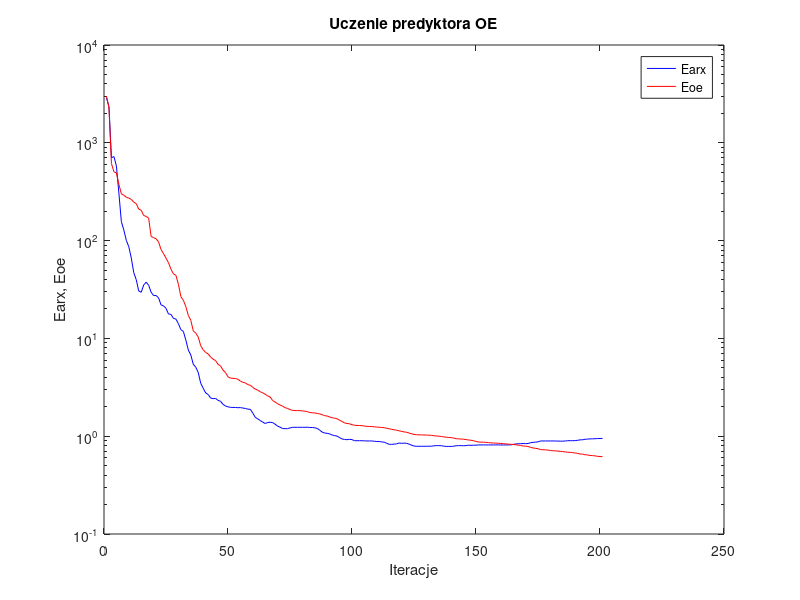
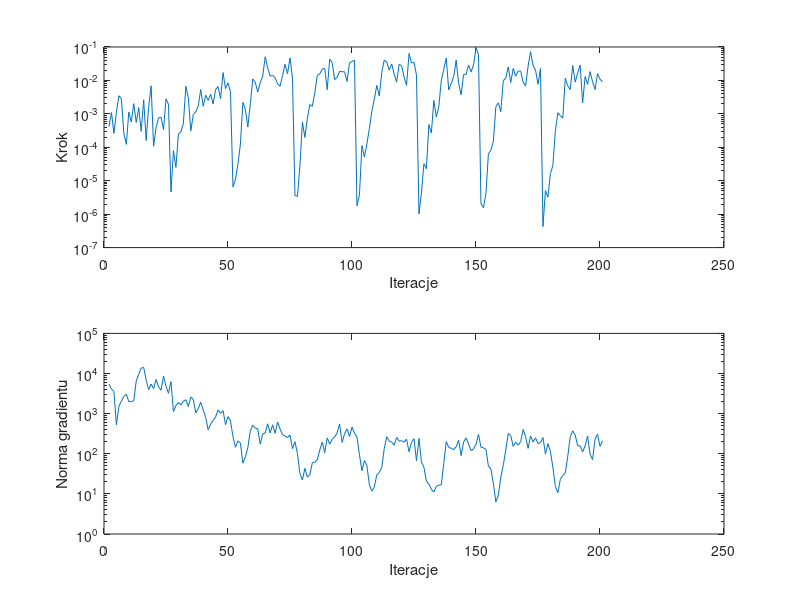

MATLAB code for these plots, in order:
%uczenie predyktora oe
clear all;
n=0; farx(n+1)=2.887848e+003; foe(n+1)=2.995980e+003; wspucz(n+1)=0.000000e+000; ng(n+1)=0.000000e+000;
%odnowa zmiennej metryki
n=1; farx(n+1)=2.343378e+003; foe(n+1)=2.282496e+003; krok(n+1)=4.209206e-004; ng(n+1)=5.415639e+003;
n=2; farx(n+1)=7.043681e+002; foe(n+1)=6.142843e+002; krok(n+1)=1.100811e-003; ng(n+1)=4.084503e+003;
n=3; farx(n+1)=7.231550e+002; foe(n+1)=5.056279e+002; krok(n+1)=2.613377e-004; ng(n+1)=3.601544e+003;
n=4; farx(n+1)=5.804310e+002; foe(n+1)=4.918302e+002; krok(n+1)=1.104943e-003; ng(n+1)=5.277969e+002;
n=5; farx(n+1)=3.057241e+002; foe(n+1)=3.767419e+002; krok(n+1)=3.478135e-003; ng(n+1)=1.513388e+003;
n=6; farx(n+1)=1.559609e+002; foe(n+1)=3.009346e+002; krok(n+1)=2.827577e-003; ng(n+1)=2.051037e+003;
n=7; farx(n+1)=1.283173e+002; foe(n+1)=2.911471e+002; krok(n+1)=2.613377e-004; ng(n+1)=2.682405e+003;
n=8; farx(n+1)=1.004061e+002; foe(n+1)=2.775527e+002; krok(n+1)=1.224225e-004; ng(n+1)=3.063689e+003;
n=9; farx(n+1)=8.656246e+001; foe(n+1)=2.717603e+002; krok(n+1)=1.141051e-003; ng(n+1)=1.987259e+003;
n=10; farx(n+1)=6.635113e+001; foe(n+1)=2.640814e+002; krok(n+1)=5.718892e-004; ng(n+1)=1.991532e+003;
n=11; farx(n+1)=4.707999e+001; foe(n+1)=2.471652e+002; krok(n+1)=2.021294e-003; ng(n+1)=2.103559e+003;
n=12; farx(n+1)=3.988067e+001; foe(n+1)=2.389449e+002; krok(n+1)=5.562136e-004; ng(n+1)=6.563648e+003;
n=13; farx(n+1)=3.053995e+001; foe(n+1)=2.101888e+002; krok(n+1)=1.532691e-003; ng(n+1)=9.612186e+003;
n=14; farx(n+1)=2.964655e+001; foe(n+1)=2.045341e+002; krok(n+1)=3.005716e-004; ng(n+1)=1.358261e+004;
n=15; farx(n+1)=3.516494e+001; foe(n+1)=1.806270e+002; krok(n+1)=2.634602e-003; ng(n+1)=1.420083e+004;
n=16; farx(n+1)=3.756651e+001; foe(n+1)=1.768488e+002; krok(n+1)=1.605453e-004; ng(n+1)=6.852169e+003;
n=17; farx(n+1)=3.499293e+001; foe(n+1)=1.696476e+002; krok(n+1)=1.635770e-003; ng(n+1)=3.971482e+003;
n=18; farx(n+1)=2.967790e+001; foe(n+1)=1.104152e+002; krok(n+1)=6.893113e-003; ng(n+1)=5.450677e+003;
n=19; farx(n+1)=2.740804e+001; foe(n+1)=1.072590e+002; krok(n+1)=1.075741e-004; ng(n+1)=4.188945e+003;
n=20; farx(n+1)=2.746875e+001; foe(n+1)=1.043530e+002; krok(n+1)=3.870864e-004; ng(n+1)=7.124407e+003;
n=21; farx(n+1)=2.597341e+001; foe(n+1)=9.697530e+001; krok(n+1)=7.624904e-004; ng(n+1)=4.653733e+003;
n=22; farx(n+1)=2.201514e+001; foe(n+1)=8.107444e+001; krok(n+1)=7.867177e-004; ng(n+1)=3.837126e+003;
n=23; farx(n+1)=2.150922e+001; foe(n+1)=7.358855e+001; krok(n+1)=3.383827e-004; ng(n+1)=8.659674e+003;
n=24; farx(n+1)=2.031046e+001; foe(n+1)=6.621227e+001; krok(n+1)=2.827577e-003; ng(n+1)=4.803995e+003;
n=25; farx(n+1)=1.777810e+001; foe(n+1)=5.945347e+001; krok(n+1)=1.925691e-003; ng(n+1)=3.213845e+003;
%odnowa zmiennej metryki
n=26; farx(n+1)=1.759465e+001; foe(n+1)=5.097305e+001; krok(n+1)=4.608984e-006; ng(n+1)=6.298604e+003;
n=27; farx(n+1)=1.601720e+001; foe(n+1)=4.571445e+001; krok(n+1)=7.999634e-005; ng(n+1)=1.126251e+003;
n=28; farx(n+1)=1.575740e+001; foe(n+1)=4.412756e+001; krok(n+1)=2.503699e-005; ng(n+1)=1.595401e+003;
n=29; farx(n+1)=1.414769e+001; foe(n+1)=3.576946e+001; krok(n+1)=2.493753e-004; ng(n+1)=1.888304e+003;
n=30; farx(n+1)=1.228226e+001; foe(n+1)=2.676190e+001; krok(n+1)=2.881152e-004; ng(n+1)=1.654970e+003;
n=31; farx(n+1)=1.178595e+001; foe(n+1)=2.454840e+001; krok(n+1)=5.148205e-004; ng(n+1)=2.036867e+003;
n=32; farx(n+1)=9.602374e+000; foe(n+1)=2.115367e+001; krok(n+1)=6.681129e-003; ng(n+1)=2.225096e+003;
n=33; farx(n+1)=7.604032e+000; foe(n+1)=1.717571e+001; krok(n+1)=3.050294e-003; ng(n+1)=1.508481e+003;
n=34; farx(n+1)=6.770805e+000; foe(n+1)=1.532023e+001; krok(n+1)=3.106177e-004; ng(n+1)=2.595437e+003;
n=35; farx(n+1)=5.439465e+000; foe(n+1)=1.192419e+001; krok(n+1)=9.628457e-004; ng(n+1)=2.260843e+003;
n=36; farx(n+1)=5.078346e+000; foe(n+1)=1.133658e+001; krok(n+1)=1.143304e-003; ng(n+1)=1.044409e+003;
n=37; farx(n+1)=4.481409e+000; foe(n+1)=1.032269e+001; krok(n+1)=1.721118e-003; ng(n+1)=1.328585e+003;
n=38; farx(n+1)=3.475237e+000; foe(n+1)=8.419216e+000; krok(n+1)=5.346341e-003; ng(n+1)=1.915227e+003;
n=39; farx(n+1)=3.096287e+000; foe(n+1)=7.646061e+000; krok(n+1)=1.682049e-003; ng(n+1)=1.241386e+003;
n=40; farx(n+1)=2.770395e+000; foe(n+1)=7.175181e+000; krok(n+1)=3.621201e-003; ng(n+1)=8.064104e+002;
n=41; farx(n+1)=2.670578e+000; foe(n+1)=6.949016e+000; krok(n+1)=2.530456e-003; ng(n+1)=3.961532e+002;
n=42; farx(n+1)=2.454961e+000; foe(n+1)=6.443664e+000; krok(n+1)=3.868579e-003; ng(n+1)=5.464348e+002;
n=43; farx(n+1)=2.419841e+000; foe(n+1)=6.130835e+000; krok(n+1)=1.965086e-003; ng(n+1)=6.768514e+002;
n=44; farx(n+1)=2.433690e+000; foe(n+1)=5.918458e+000; krok(n+1)=5.346341e-003; ng(n+1)=8.334645e+002;
n=45; farx(n+1)=2.324036e+000; foe(n+1)=5.430158e+000; krok(n+1)=6.543079e-003; ng(n+1)=1.242996e+003;
n=46; farx(n+1)=2.274851e+000; foe(n+1)=5.232026e+000; krok(n+1)=2.840497e-003; ng(n+1)=1.016109e+003;
n=47; farx(n+1)=2.114990e+000; foe(n+1)=4.739457e+000; krok(n+1)=1.716139e-002; ng(n+1)=1.184925e+003;
n=48; farx(n+1)=2.034748e+000; foe(n+1)=4.468860e+000; krok(n+1)=5.711090e-003; ng(n+1)=5.337503e+002;
n=49; farx(n+1)=1.997833e+000; foe(n+1)=4.042218e+000; krok(n+1)=8.375056e-003; ng(n+1)=8.439920e+002;
n=50; farx(n+1)=1.971195e+000; foe(n+1)=3.925265e+000; krok(n+1)=4.597934e-003; ng(n+1)=6.602574e+002;
%odnowa zmiennej metryki
n=51; farx(n+1)=1.969100e+000; foe(n+1)=3.903836e+000; krok(n+1)=6.541135e-006; ng(n+1)=2.682490e+002;
n=52; farx(n+1)=1.967681e+000; foe(n+1)=3.890243e+000; krok(n+1)=1.104492e-005; ng(n+1)=1.453724e+002;
n=53; farx(n+1)=1.954686e+000; foe(n+1)=3.818741e+000; krok(n+1)=3.126926e-005; ng(n+1)=2.086689e+002;
n=54; farx(n+1)=1.962197e+000; foe(n+1)=3.662047e+000; krok(n+1)=1.239341e-004; ng(n+1)=1.857196e+002;
n=55; farx(n+1)=1.939952e+000; foe(n+1)=3.555315e+000; krok(n+1)=2.218843e-003; ng(n+1)=5.796847e+001;
n=56; farx(n+1)=1.921806e+000; foe(n+1)=3.506306e+000; krok(n+1)=1.350179e-003; ng(n+1)=8.381191e+001;
n=57; farx(n+1)=1.890724e+000; foe(n+1)=3.370352e+000; krok(n+1)=4.047370e-004; ng(n+1)=1.429322e+002;
n=58; farx(n+1)=1.883885e+000; foe(n+1)=3.316812e+000; krok(n+1)=2.018307e-003; ng(n+1)=3.725308e+002;
n=59; farx(n+1)=1.721382e+000; foe(n+1)=3.162621e+000; krok(n+1)=1.109636e-002; ng(n+1)=5.158728e+002;
n=60; farx(n+1)=1.560190e+000; foe(n+1)=3.028335e+000; krok(n+1)=8.744518e-003; ng(n+1)=4.319764e+002;
n=61; farx(n+1)=1.504616e+000; foe(n+1)=2.959315e+000; krok(n+1)=4.494346e-003; ng(n+1)=4.192174e+002;
n=62; farx(n+1)=1.445903e+000; foe(n+1)=2.846082e+000; krok(n+1)=8.625805e-003; ng(n+1)=1.736325e+002;
n=63; farx(n+1)=1.394698e+000; foe(n+1)=2.778226e+000; krok(n+1)=1.343762e-002; ng(n+1)=3.132912e+002;
n=64; farx(n+1)=1.348080e+000; foe(n+1)=2.687577e+000; krok(n+1)=5.099752e-002; ng(n+1)=3.298144e+002;
n=65; farx(n+1)=1.382216e+000; foe(n+1)=2.585175e+000; krok(n+1)=2.356822e-002; ng(n+1)=5.580742e+002;
n=66; farx(n+1)=1.388847e+000; foe(n+1)=2.511707e+000; krok(n+1)=1.343762e-002; ng(n+1)=3.294571e+002;
n=67; farx(n+1)=1.378539e+000; foe(n+1)=2.316064e+000; krok(n+1)=1.417782e-002; ng(n+1)=5.277208e+002;
n=68; farx(n+1)=1.325576e+000; foe(n+1)=2.235528e+000; krok(n+1)=1.193441e-002; ng(n+1)=3.232360e+002;
n=69; farx(n+1)=1.267089e+000; foe(n+1)=2.147118e+000; krok(n+1)=7.860345e-003; ng(n+1)=6.173685e+002;
n=70; farx(n+1)=1.237754e+000; foe(n+1)=2.083326e+000; krok(n+1)=6.699412e-003; ng(n+1)=4.125068e+002;
n=71; farx(n+1)=1.197330e+000; foe(n+1)=2.029914e+000; krok(n+1)=1.421020e-002; ng(n+1)=2.984962e+002;
n=72; farx(n+1)=1.194795e+000; foe(n+1)=1.959910e+000; krok(n+1)=3.039725e-002; ng(n+1)=2.750931e+002;
n=73; farx(n+1)=1.194009e+000; foe(n+1)=1.921662e+000; krok(n+1)=1.576669e-002; ng(n+1)=2.524641e+002;
n=74; farx(n+1)=1.215155e+000; foe(n+1)=1.874191e+000; krok(n+1)=4.710295e-002; ng(n+1)=2.945207e+002;
n=75; farx(n+1)=1.232575e+000; foe(n+1)=1.836733e+000; krok(n+1)=1.175824e-002; ng(n+1)=1.341060e+002;
%odnowa zmiennej metryki
n=76; farx(n+1)=1.232853e+000; foe(n+1)=1.828020e+000; krok(n+1)=3.597379e-006; ng(n+1)=1.997163e+002;
n=77; farx(n+1)=1.233398e+000; foe(n+1)=1.826228e+000; krok(n+1)=3.394755e-006; ng(n+1)=1.016541e+002;
n=78; farx(n+1)=1.233790e+000; foe(n+1)=1.824969e+000; krok(n+1)=2.829063e-005; ng(n+1)=3.237440e+001;
n=79; farx(n+1)=1.233278e+000; foe(n+1)=1.815485e+000; krok(n+1)=5.775566e-004; ng(n+1)=2.221979e+001;
n=80; farx(n+1)=1.232840e+000; foe(n+1)=1.803354e+000; krok(n+1)=1.974847e-004; ng(n+1)=4.333427e+001;
n=81; farx(n+1)=1.235860e+000; foe(n+1)=1.782725e+000; krok(n+1)=7.286945e-004; ng(n+1)=2.615930e+001;
n=82; farx(n+1)=1.226430e+000; foe(n+1)=1.746499e+000; krok(n+1)=1.899561e-003; ng(n+1)=2.991213e+001;
n=83; farx(n+1)=1.228346e+000; foe(n+1)=1.736016e+000; krok(n+1)=1.689356e-003; ng(n+1)=5.989872e+001;
n=84; farx(n+1)=1.219861e+000; foe(n+1)=1.726954e+000; krok(n+1)=4.201093e-003; ng(n+1)=6.157213e+001;
n=85; farx(n+1)=1.200500e+000; foe(n+1)=1.709732e+000; krok(n+1)=1.417782e-002; ng(n+1)=7.026929e+001;
n=86; farx(n+1)=1.151184e+000; foe(n+1)=1.690271e+000; krok(n+1)=1.576669e-002; ng(n+1)=1.237516e+002;
n=87; farx(n+1)=1.100701e+000; foe(n+1)=1.657313e+000; krok(n+1)=2.173419e-002; ng(n+1)=1.950917e+002;
n=88; farx(n+1)=1.077330e+000; foe(n+1)=1.621202e+000; krok(n+1)=2.284436e-002; ng(n+1)=1.058973e+002;
n=89; farx(n+1)=1.070225e+000; foe(n+1)=1.609061e+000; krok(n+1)=5.282995e-003; ng(n+1)=2.483636e+002;
n=90; farx(n+1)=1.055312e+000; foe(n+1)=1.569846e+000; krok(n+1)=4.321748e-002; ng(n+1)=1.735995e+002;
n=91; farx(n+1)=1.027170e+000; foe(n+1)=1.542472e+000; krok(n+1)=3.432277e-002; ng(n+1)=2.304624e+002;
n=92; farx(n+1)=1.014565e+000; foe(n+1)=1.530640e+000; krok(n+1)=1.064021e-002; ng(n+1)=2.593481e+002;
n=93; farx(n+1)=1.001159e+000; foe(n+1)=1.506020e+000; krok(n+1)=1.223774e-002; ng(n+1)=3.331517e+002;
n=94; farx(n+1)=9.675653e-001; foe(n+1)=1.455185e+000; krok(n+1)=1.877194e-002; ng(n+1)=5.534108e+002;
n=95; farx(n+1)=9.384395e-001; foe(n+1)=1.416330e+000; krok(n+1)=1.815661e-002; ng(n+1)=1.916092e+002;
n=96; farx(n+1)=9.257532e-001; foe(n+1)=1.365241e+000; krok(n+1)=1.815661e-002; ng(n+1)=3.153791e+002;
n=97; farx(n+1)=9.209544e-001; foe(n+1)=1.350289e+000; krok(n+1)=9.317009e-003; ng(n+1)=4.174200e+002;
n=98; farx(n+1)=9.301698e-001; foe(n+1)=1.338683e+000; krok(n+1)=3.370660e-002; ng(n+1)=2.694986e+002;
n=99; farx(n+1)=9.232662e-001; foe(n+1)=1.312755e+000; krok(n+1)=3.670029e-002; ng(n+1)=4.634592e+002;
n=100; farx(n+1)=8.993825e-001; foe(n+1)=1.293435e+000; krok(n+1)=4.028924e-002; ng(n+1)=3.244537e+002;
%odnowa zmiennej metryki
n=101; farx(n+1)=8.995004e-001; foe(n+1)=1.287843e+000; krok(n+1)=1.779653e-006; ng(n+1)=2.606184e+002;
n=102; farx(n+1)=8.996435e-001; foe(n+1)=1.286314e+000; krok(n+1)=3.790686e-006; ng(n+1)=9.535132e+001;
n=103; farx(n+1)=8.992964e-001; foe(n+1)=1.281046e+000; krok(n+1)=1.119530e-004; ng(n+1)=3.782960e+001;
n=104; farx(n+1)=8.967199e-001; foe(n+1)=1.271678e+000; krok(n+1)=5.162212e-005; ng(n+1)=6.794194e+001;
n=105; farx(n+1)=8.941569e-001; foe(n+1)=1.260198e+000; krok(n+1)=1.264415e-004; ng(n+1)=5.143676e+001;
n=106; farx(n+1)=8.942023e-001; foe(n+1)=1.258478e+000; krok(n+1)=3.624433e-004; ng(n+1)=1.681780e+001;
n=107; farx(n+1)=8.936722e-001; foe(n+1)=1.255179e+000; krok(n+1)=1.194415e-003; ng(n+1)=1.178671e+001;
n=108; farx(n+1)=8.884986e-001; foe(n+1)=1.246854e+000; krok(n+1)=2.774090e-003; ng(n+1)=1.481943e+001;
n=109; farx(n+1)=8.833409e-001; foe(n+1)=1.240427e+000; krok(n+1)=7.119007e-003; ng(n+1)=2.992142e+001;
n=110; farx(n+1)=8.819767e-001; foe(n+1)=1.234120e+000; krok(n+1)=3.401267e-003; ng(n+1)=3.412832e+001;
n=111; farx(n+1)=8.742662e-001; foe(n+1)=1.228062e+000; krok(n+1)=1.750226e-002; ng(n+1)=4.580112e+001;
n=112; farx(n+1)=8.684224e-001; foe(n+1)=1.221134e+000; krok(n+1)=4.050274e-002; ng(n+1)=1.338603e+002;
n=113; farx(n+1)=8.458771e-001; foe(n+1)=1.204918e+000; krok(n+1)=3.542231e-002; ng(n+1)=2.659396e+002;
n=114; farx(n+1)=8.263623e-001; foe(n+1)=1.190580e+000; krok(n+1)=2.034902e-002; ng(n+1)=2.060682e+002;
n=115; farx(n+1)=8.249064e-001; foe(n+1)=1.174028e+000; krok(n+1)=3.104538e-002; ng(n+1)=1.963964e+002;
n=116; farx(n+1)=8.305148e-001; foe(n+1)=1.163559e+000; krok(n+1)=1.551534e-002; ng(n+1)=1.635946e+002;
n=117; farx(n+1)=8.354330e-001; foe(n+1)=1.150840e+000; krok(n+1)=8.928204e-003; ng(n+1)=2.548280e+002;
n=118; farx(n+1)=8.524101e-001; foe(n+1)=1.135513e+000; krok(n+1)=3.022871e-002; ng(n+1)=2.082709e+002;
n=119; farx(n+1)=8.453136e-001; foe(n+1)=1.120516e+000; krok(n+1)=2.780492e-002; ng(n+1)=2.112246e+002;
n=120; farx(n+1)=8.495810e-001; foe(n+1)=1.107052e+000; krok(n+1)=1.254246e-002; ng(n+1)=1.951467e+002;
n=121; farx(n+1)=8.468543e-001; foe(n+1)=1.097538e+000; krok(n+1)=7.088910e-003; ng(n+1)=2.310168e+002;
n=122; farx(n+1)=8.302595e-001; foe(n+1)=1.078043e+000; krok(n+1)=6.385486e-002; ng(n+1)=1.122898e+002;
n=123; farx(n+1)=8.098234e-001; foe(n+1)=1.057872e+000; krok(n+1)=3.320390e-002; ng(n+1)=1.942460e+002;
n=124; farx(n+1)=7.935291e-001; foe(n+1)=1.042817e+000; krok(n+1)=3.497807e-002; ng(n+1)=2.363187e+002;
n=125; farx(n+1)=7.888560e-001; foe(n+1)=1.034846e+000; krok(n+1)=1.438335e-002; ng(n+1)=6.683990e+001;
%odnowa zmiennej metryki
n=126; farx(n+1)=7.888767e-001; foe(n+1)=1.032158e+000; krok(n+1)=1.018899e-006; ng(n+1)=2.404461e+002;
n=127; farx(n+1)=7.889547e-001; foe(n+1)=1.031413e+000; krok(n+1)=4.305121e-006; ng(n+1)=6.233936e+001;
n=128; farx(n+1)=7.891146e-001; foe(n+1)=1.028967e+000; krok(n+1)=3.223481e-005; ng(n+1)=4.602044e+001;
n=129; farx(n+1)=7.890440e-001; foe(n+1)=1.028564e+000; krok(n+1)=2.286087e-005; ng(n+1)=2.084763e+001;
n=130; farx(n+1)=7.899596e-001; foe(n+1)=1.023157e+000; krok(n+1)=4.770094e-004; ng(n+1)=1.754647e+001;
n=131; farx(n+1)=7.903786e-001; foe(n+1)=1.021191e+000; krok(n+1)=2.665380e-004; ng(n+1)=1.296574e+001;
n=132; farx(n+1)=7.976737e-001; foe(n+1)=1.011393e+000; krok(n+1)=2.519327e-003; ng(n+1)=1.107092e+001;
n=133; farx(n+1)=8.011382e-001; foe(n+1)=1.004453e+000; krok(n+1)=8.094739e-004; ng(n+1)=1.542618e+001;
n=134; farx(n+1)=8.007329e-001; foe(n+1)=1.001667e+000; krok(n+1)=1.624224e-003; ng(n+1)=1.644953e+001;
n=135; farx(n+1)=7.997714e-001; foe(n+1)=9.926169e-001; krok(n+1)=9.852969e-003; ng(n+1)=1.699665e+001;
n=136; farx(n+1)=7.917402e-001; foe(n+1)=9.854653e-001; krok(n+1)=2.128042e-002; ng(n+1)=5.736868e+001;
n=137; farx(n+1)=7.861918e-001; foe(n+1)=9.761329e-001; krok(n+1)=4.663645e-002; ng(n+1)=2.015099e+002;
n=138; farx(n+1)=7.855749e-001; foe(n+1)=9.703679e-001; krok(n+1)=5.186798e-003; ng(n+1)=1.446817e+002;
n=139; farx(n+1)=7.866017e-001; foe(n+1)=9.672980e-001; krok(n+1)=8.004930e-003; ng(n+1)=1.374004e+002;
n=140; farx(n+1)=7.898078e-001; foe(n+1)=9.571014e-001; krok(n+1)=1.299379e-002; ng(n+1)=1.268821e+002;
n=141; farx(n+1)=8.003226e-001; foe(n+1)=9.427415e-001; krok(n+1)=4.050274e-002; ng(n+1)=1.491710e+002;
n=142; farx(n+1)=8.004365e-001; foe(n+1)=9.385699e-001; krok(n+1)=8.202462e-003; ng(n+1)=2.173917e+002;
n=143; farx(n+1)=8.010695e-001; foe(n+1)=9.356832e-001; krok(n+1)=3.722051e-003; ng(n+1)=9.009089e+001;
n=144; farx(n+1)=7.982737e-001; foe(n+1)=9.314585e-001; krok(n+1)=1.500600e-002; ng(n+1)=1.969029e+002;
n=145; farx(n+1)=8.023394e-001; foe(n+1)=9.231722e-001; krok(n+1)=1.526430e-002; ng(n+1)=2.488925e+002;
n=146; farx(n+1)=8.095837e-001; foe(n+1)=9.150938e-001; krok(n+1)=2.896961e-002; ng(n+1)=1.748602e+002;
n=147; farx(n+1)=8.066741e-001; foe(n+1)=9.091547e-001; krok(n+1)=1.799391e-002; ng(n+1)=1.202315e+002;
n=148; farx(n+1)=8.092773e-001; foe(n+1)=8.985588e-001; krok(n+1)=2.900728e-002; ng(n+1)=1.321773e+002;
n=149; farx(n+1)=8.093690e-001; foe(n+1)=8.844870e-001; krok(n+1)=9.363811e-002; ng(n+1)=1.721975e+002;
n=150; farx(n+1)=8.145232e-001; foe(n+1)=8.719395e-001; krok(n+1)=5.983917e-002; ng(n+1)=3.054783e+002;
%odnowa zmiennej metryki
n=151; farx(n+1)=8.144499e-001; foe(n+1)=8.701069e-001; krok(n+1)=2.057287e-006; ng(n+1)=1.455650e+002;
n=152; farx(n+1)=8.143949e-001; foe(n+1)=8.685972e-001; krok(n+1)=1.566513e-006; ng(n+1)=1.409301e+002;
n=153; farx(n+1)=8.141871e-001; foe(n+1)=8.661754e-001; krok(n+1)=4.064623e-006; ng(n+1)=1.298030e+002;
n=154; farx(n+1)=8.143083e-001; foe(n+1)=8.601196e-001; krok(n+1)=6.435256e-005; ng(n+1)=4.925127e+001;
n=155; farx(n+1)=8.142658e-001; foe(n+1)=8.542739e-001; krok(n+1)=8.147699e-005; ng(n+1)=4.204621e+001;
n=156; farx(n+1)=8.141258e-001; foe(n+1)=8.521203e-001; krok(n+1)=1.523242e-004; ng(n+1)=1.818599e+001;
n=157; farx(n+1)=8.149546e-001; foe(n+1)=8.499084e-001; krok(n+1)=1.621288e-003; ng(n+1)=6.288039e+000;
n=158; farx(n+1)=8.146448e-001; foe(n+1)=8.459653e-001; krok(n+1)=2.129131e-003; ng(n+1)=9.205393e+000;
n=159; farx(n+1)=8.136677e-001; foe(n+1)=8.432739e-001; krok(n+1)=1.157298e-003; ng(n+1)=2.628924e+001;
n=160; farx(n+1)=8.130159e-001; foe(n+1)=8.397785e-001; krok(n+1)=9.859841e-003; ng(n+1)=5.160410e+001;
n=161; farx(n+1)=8.135147e-001; foe(n+1)=8.344793e-001; krok(n+1)=1.159819e-002; ng(n+1)=1.240307e+002;
n=162; farx(n+1)=8.146769e-001; foe(n+1)=8.295649e-001; krok(n+1)=2.539936e-002; ng(n+1)=3.193117e+002;
n=163; farx(n+1)=8.155911e-001; foe(n+1)=8.264614e-001; krok(n+1)=8.625805e-003; ng(n+1)=2.856080e+002;
n=164; farx(n+1)=8.241151e-001; foe(n+1)=8.234518e-001; krok(n+1)=2.272818e-002; ng(n+1)=1.533343e+002;
n=165; farx(n+1)=8.344073e-001; foe(n+1)=8.168011e-001; krok(n+1)=1.339882e-002; ng(n+1)=1.946008e+002;
n=166; farx(n+1)=8.370191e-001; foe(n+1)=8.100415e-001; krok(n+1)=1.904592e-002; ng(n+1)=1.646704e+002;
n=167; farx(n+1)=8.388282e-001; foe(n+1)=8.049165e-001; krok(n+1)=1.906683e-002; ng(n+1)=2.007727e+002;
n=168; farx(n+1)=8.420024e-001; foe(n+1)=7.946624e-001; krok(n+1)=8.996953e-003; ng(n+1)=4.019611e+002;
n=169; farx(n+1)=8.394080e-001; foe(n+1)=7.910851e-001; krok(n+1)=6.800237e-003; ng(n+1)=2.667465e+002;
n=170; farx(n+1)=8.420506e-001; foe(n+1)=7.860247e-001; krok(n+1)=2.667694e-002; ng(n+1)=1.362405e+002;
n=171; farx(n+1)=8.579897e-001; foe(n+1)=7.688292e-001; krok(n+1)=7.224063e-002; ng(n+1)=2.794672e+002;
n=172; farx(n+1)=8.648501e-001; foe(n+1)=7.588288e-001; krok(n+1)=2.779047e-002; ng(n+1)=1.974025e+002;
n=173; farx(n+1)=8.698945e-001; foe(n+1)=7.509745e-001; krok(n+1)=2.034902e-002; ng(n+1)=2.495678e+002;
n=174; farx(n+1)=8.747572e-001; foe(n+1)=7.454493e-001; krok(n+1)=7.626318e-003; ng(n+1)=1.803673e+002;
n=175; farx(n+1)=8.942561e-001; foe(n+1)=7.289760e-001; krok(n+1)=2.272397e-002; ng(n+1)=1.892951e+002;
%odnowa zmiennej metryki
n=176; farx(n+1)=8.942221e-001; foe(n+1)=7.277726e-001; krok(n+1)=4.254821e-007; ng(n+1)=2.537449e+002;
n=177; farx(n+1)=8.941451e-001; foe(n+1)=7.257773e-001; krok(n+1)=5.085796e-006; ng(n+1)=9.780832e+001;
n=178; farx(n+1)=8.939741e-001; foe(n+1)=7.211664e-001; krok(n+1)=3.222710e-006; ng(n+1)=1.785091e+002;
n=179; farx(n+1)=8.940388e-001; foe(n+1)=7.130089e-001; krok(n+1)=1.654943e-005; ng(n+1)=1.164456e+002;
n=180; farx(n+1)=8.939804e-001; foe(n+1)=7.104983e-001; krok(n+1)=2.832743e-005; ng(n+1)=4.559280e+001;
n=181; farx(n+1)=8.934900e-001; foe(n+1)=7.084575e-001; krok(n+1)=3.125285e-004; ng(n+1)=1.529760e+001;
n=182; farx(n+1)=8.918095e-001; foe(n+1)=7.044563e-001; krok(n+1)=1.078226e-003; ng(n+1)=1.065305e+001;
n=183; farx(n+1)=8.898734e-001; foe(n+1)=6.988768e-001; krok(n+1)=8.861138e-004; ng(n+1)=2.308593e+001;
n=184; farx(n+1)=8.897829e-001; foe(n+1)=6.961077e-001; krok(n+1)=7.496833e-004; ng(n+1)=2.878655e+001;
n=185; farx(n+1)=8.938367e-001; foe(n+1)=6.902299e-001; krok(n+1)=1.165911e-002; ng(n+1)=3.321037e+001;
n=186; farx(n+1)=8.990141e-001; foe(n+1)=6.855926e-001; krok(n+1)=6.884742e-003; ng(n+1)=8.653325e+001;
n=187; farx(n+1)=9.004834e-001; foe(n+1)=6.833095e-001; krok(n+1)=5.355898e-003; ng(n+1)=2.677564e+002;
n=188; farx(n+1)=8.994721e-001; foe(n+1)=6.790212e-001; krok(n+1)=2.792385e-002; ng(n+1)=3.724821e+002;
n=189; farx(n+1)=9.017214e-001; foe(n+1)=6.725010e-001; krok(n+1)=8.929289e-003; ng(n+1)=2.921145e+002;
n=190; farx(n+1)=9.082719e-001; foe(n+1)=6.682861e-001; krok(n+1)=1.670157e-002; ng(n+1)=1.586430e+002;
n=191; farx(n+1)=9.182535e-001; foe(n+1)=6.568345e-001; krok(n+1)=2.876644e-002; ng(n+1)=1.561738e+002;
n=192; farx(n+1)=9.196184e-001; foe(n+1)=6.556656e-001; krok(n+1)=2.121656e-003; ng(n+1)=1.107222e+002;
n=193; farx(n+1)=9.303070e-001; foe(n+1)=6.464280e-001; krok(n+1)=1.308616e-002; ng(n+1)=1.569983e+002;
n=194; farx(n+1)=9.343735e-001; foe(n+1)=6.423147e-001; krok(n+1)=7.632150e-003; ng(n+1)=2.775487e+002;
n=195; farx(n+1)=9.390833e-001; foe(n+1)=6.356535e-001; krok(n+1)=1.830545e-002; ng(n+1)=9.793405e+001;
n=196; farx(n+1)=9.399821e-001; foe(n+1)=6.334232e-001; krok(n+1)=9.127324e-003; ng(n+1)=7.174964e+001;
n=197; farx(n+1)=9.428257e-001; foe(n+1)=6.298320e-001; krok(n+1)=5.320104e-003; ng(n+1)=2.280594e+002;
n=198; farx(n+1)=9.457869e-001; foe(n+1)=6.219587e-001; krok(n+1)=1.601914e-002; ng(n+1)=3.074695e+002;
n=199; farx(n+1)=9.481500e-001; foe(n+1)=6.199067e-001; krok(n+1)=1.091588e-002; ng(n+1)=1.520895e+002;
n=200; farx(n+1)=9.493076e-001; foe(n+1)=6.178933e-001; krok(n+1)=9.093040e-003; ng(n+1)=2.095799e+002;

figure; semilogy(farx,'b'); hold on; semilogy(foe,'r'); xlabel('Iteracje'); ylabel('Earx, Eoe'); legend('Earx','Eoe'); title('Uczenie predyktora OE');
figure; subplot(2,1,1); semilogy(krok); xlabel('Iteracje'); ylabel('Krok');
subplot(2,1,2); semilogy(ng); xlabel('Iteracje'); ylabel('Norma gradientu');
Earx=farx(n+1)
Eoe=foe(n+1)
